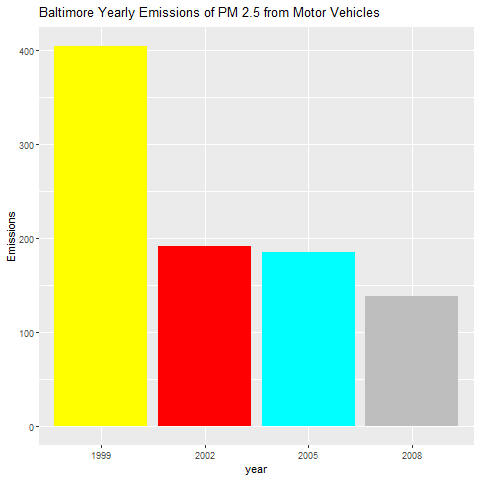

Here is the R script that generated this plot:
library("ggplot2")
## Import Files, checks if files already stored as data frames

if(!exists("NEI")){
    NEI <- readRDS("./data/summarySCC_PM25.rds")
}
if(!exists("SCC")){
    SCC <- readRDS("./data/Source_Classification_Code.rds")
}

NEI$year <- as.factor(NEI$year)
NEI$fips <- as.factor(NEI$fips)


## combines data if a combined set is not found in environment
if(!exists("data.combined")){
    data.combined <- merge(NEI, SCC, by = "SCC")
}

data.combined.Baltimore <- data.combined[which(data.combined$fips == "24510"),]

## finds index of motor vehicle related emissions in Baltimore, stores those rows in new data frame
if(!exists("Baltimore.Car")){
    index <- grepl("vehicle", data.combined.Baltimore$SCC.Level.Two, ignore.case=TRUE)
    Baltimore.Car <- data.combined.Baltimore[index,]
}

## How have emissions from motor vehicle sources changed from 1999–2008 in Baltimore City?

png("plot5.png")

ggplot(Baltimore.Car,aes(year,Emissions)) +
    geom_bar(stat="identity", fill = Baltimore.Car$year) +
    labs(title="Baltimore Yearly Emissions of PM 2.5 from Motor Vehicles")

dev.off()